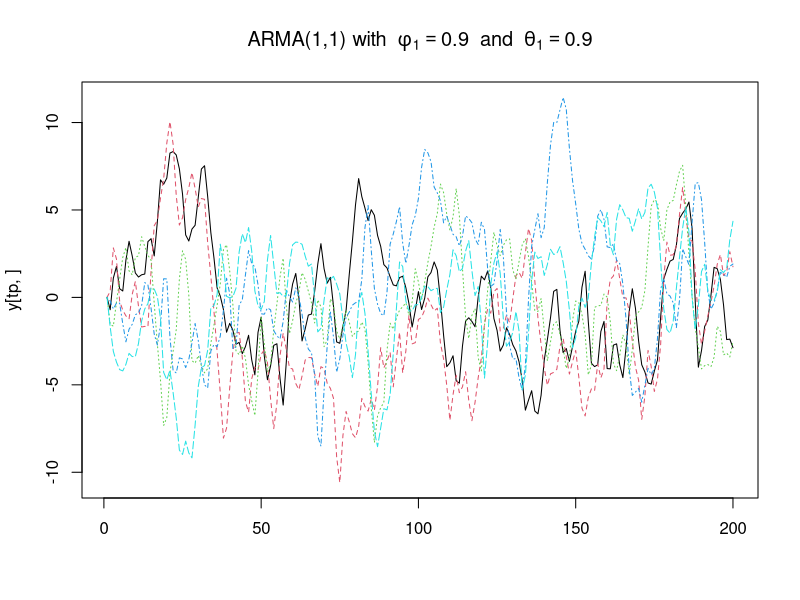
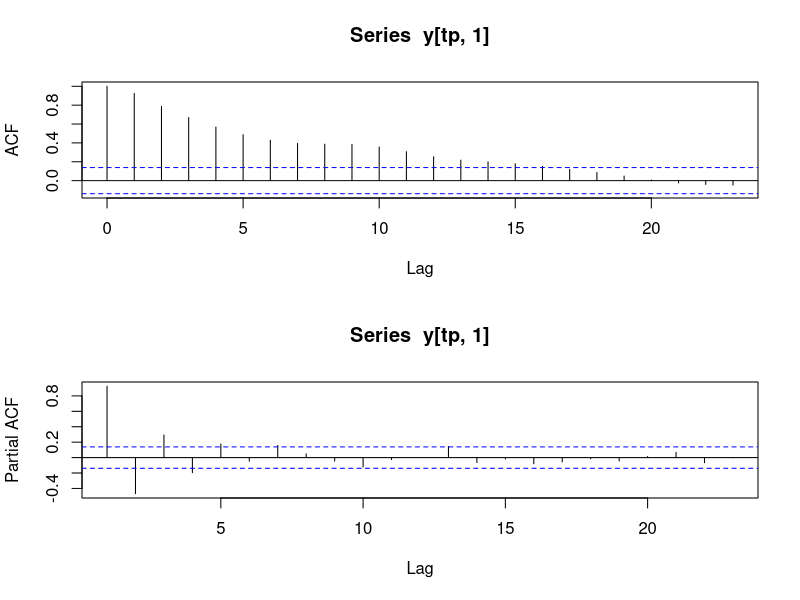

The R script that drew these images, in order:
set.seed(3150)

nsim = 5 
burn = 100
n = 200
tp = (burn=1):n
sigerr = 1
a1 = 0.9
b1 = 0.9
a0 = 0

#create data series and error
y = array(0,c(n,nsim)) #data series
err = array(rnorm(n*nsim,0,sigerr),c(n,nsim)) #iid errors
          
# simulate y from ARMA(1,1) prcoess
for (k in 1:nsim) {
  for (i in 2:n) {
    y[i,k] = a0 +a1*y[i-1,k] + err[i,k] + b1*err[i-1,k]
  }
}

#ALTERNATIVELY, use arima.sim
#y = arima.sim(list(order-(1,0,1), ar-a1, ma-b1),n)

#plot simulated path s of y
graphics.off()
matplot(y[tp,], type = c("l"), pch=2, col = 1:nsim)
title(bquote("ARMA(1,1) with " ~ phi[1] == .(a1) ~ " and " ~ theta[1] == .(b1)))


#graphics.off()

#par(mfrow = c(2, 2)) 

# Plot simulated paths of y 
#matplot(y[tp, ], type = "l", pch = 2, col = 1:nsim, ylab = "Value", xlab = "Time") 
#title(bquote("ARMA(1,1) with " ~ phi[1] == .(a1) ~ " and " ~ theta[1] == .(b1))) 

# Plot sample ACF and PACF for the first simulation 
#acf(y[tp, 1], main = "ACF of Series 1") 
#pacf(y[tp, 1], main = "PACF of Series 1")






#Plot sample ACF and PACF
par(mfcol=c(2,1))
acf(y[tp,1])
pacf(y[tp,1])
